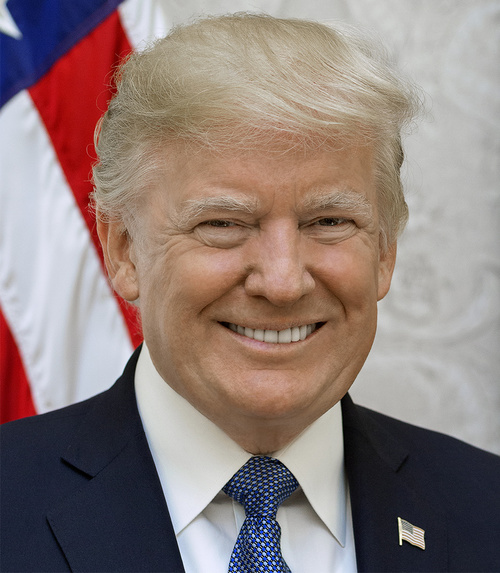
#> input picture week6_python/instagram_filters/trump.jpg, 500 x 573 px
$ jupyter execute Instagram_filters.ipynb   (shell and % lines are left out)
#> lines starting #> are read from the running program, lines starting #| are printed output that depends on the picture; after the words box and inside, x2 and y2 are one past the last pixel; in counts of white or black regions, pixels touching at a corner belong together
#> further down, image is the input picture: shape (573, 500, 3); mean B, G, R 123, 126.8, 143
# <font style="color:rgb(50,120,229)">Introduction</font>

Instagram is a photo-enhancing and sharing app for mobile phones. The name came from “Instant Camera and TeleGram”. It allows users to apply different filters to their pictures and share it. It was launched in September 2010 and was an instant hit among its users with 1 Million registered users within 2 months and 10 million in a year. It was acquired by Facebook in 2012 for $1 Billion. [**You know what is cool? A billion dollars!**](https://www.youtube.com/watch?v=4e0n7vTLz1U)

There are many photographic filters present in the app like Clarendon, Gingham, Lark, Moon, X-Pro II, Nashville, Sutro, Kelvin and many more. Most filters can be designed using the method described in color enhancement using curves section.

In this part of the project, You will design 2 instagram-like filter on your own.

1. Pencil Sketch Filter - This will generate a sketch of the given image as shown in the output below.
1. Cartoon Filter using - This should produce a cartoonified output of the input image.

Given below is the expected output for the two filters. Looking at the output, you should be able to figure out what processing can produce those results.

You can also come up with your own filter and show them in the discussion forum.

| <center> <a href="https://www.dropbox.com/s/0w8j6ejacfw3lwt/trump.jpg?dl=1"></a></center> | <center> <a href="https://www.dropbox.com/s/yegx6u3bx8otvh5/pencilSketch.jpg?dl=1"></a></center> | <center> <a href="https://www.dropbox.com/s/rttwy9wszo76jse/cartoon.jpg?dl=1"></a></center> |
| -------- | -------- | -------- |
| <center>Original Image</center>     | <center>Pencil Sketch Result</center>     | <center>Cartoon Filter Result</center>     |

[cell 1]
import cv2
import matplotlib.pyplot as plt
import numpy as np

[cell 2]
import matplotlib
matplotlib.rcParams['figure.figsize'] = (10.0, 10.0)
matplotlib.rcParams['image.cmap'] = 'gray'

[cell 3]
def cartoonify(image, arguments={'sigma_s':60, 'sigma_r':0.45}):

    ### YOUR CODE HERE
    gray = cv2.cvtColor(image, cv2.COLOR_BGR2GRAY)
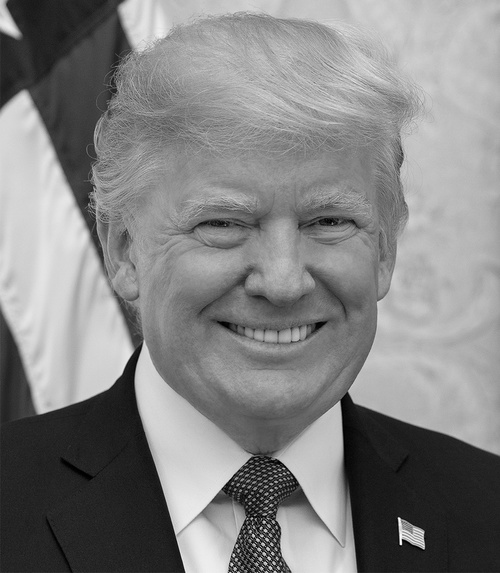
#> gray: shape (573, 500); min 0, max 254, mean 131.3
    gray = cv2.medianBlur(gray, 5)
    edges = cv2.adaptiveThreshold(gray,255,
                                  cv2.ADAPTIVE_THRESH_MEAN_C,cv2.THRESH_BINARY,5,2)
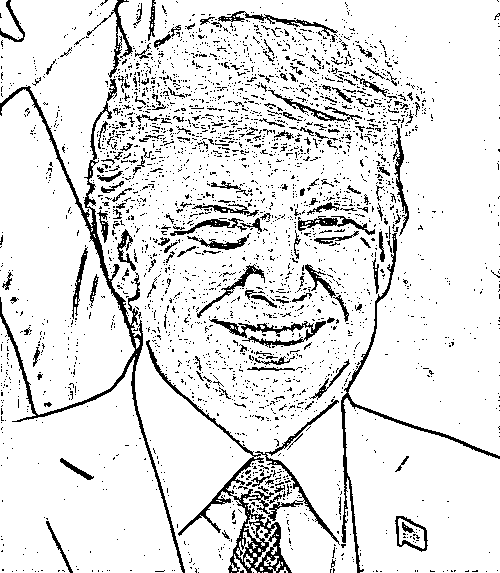
#> edges: shape (573, 500); 88.9% white; black in thin lines or dots
                            #   cv2.ADAPTIVE_THRESH_GAUSSIAN_C,
                            #   cv2.THRESH_BINARY,11,2)

    color = cv2.bilateralFilter(image,9,300,300)
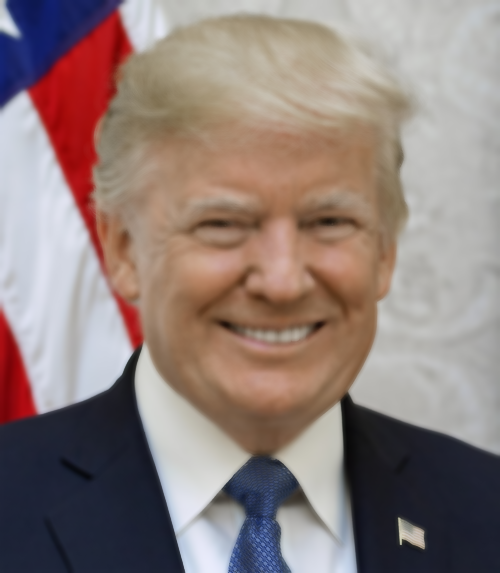
#> color: shape (573, 500, 3); mean B, G, R 122.9, 126.8, 143
    cartoonImage = cv2.bitwise_and(color, color, mask=edges)
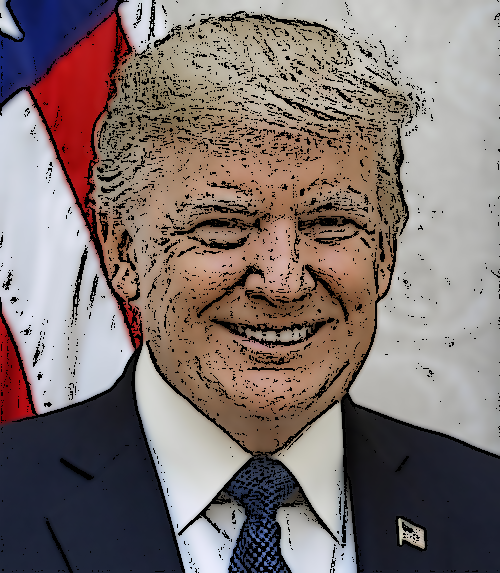
#> cartoonImage: shape (573, 500, 3); mean B, G, R 112.2, 115, 128.4

    # cartoonImage = cv2.stylization(image, sigma_s=arguments.get('sigma_s'), sigma_r=arguments.get('sigma_r'))
    return cartoonImage

[cell 4]
def pencilSketch(image, arguments={'sigma_s':80, 'sigma_r':0.3, 'shade_factor':0.03}):

    ### YOUR CODE HERE
    # gray, color = cv2.pencilSketch(image, sigma_s=arguments.get('sigma_s'), sigma_r=arguments.get('sigma_r'), shade_factor=arguments.get('shade_factor'))

    gray = cv2.cvtColor(image, cv2.COLOR_BGR2GRAY)
    blur = cv2.GaussianBlur(gray, (7,7), 0)
    edges = cv2.adaptiveThreshold(blur, 255, cv2.ADAPTIVE_THRESH_MEAN_C,cv2.THRESH_BINARY,5,2)
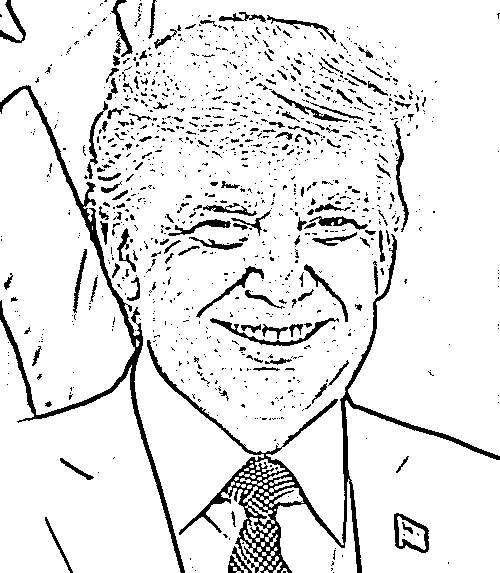
#> edges: shape (573, 500); 90.3% white; 1136 black regions (980 under 20 px), largest, box (x1, y1, x2, y2) and area: (147, 234, 500, 573) 7037, (0, 85, 185, 573) 4156, (210, 318, 339, 346) 584

    pencilSketchImage = cv2.cvtColor(edges, cv2.COLOR_GRAY2BGR)

    return pencilSketchImage

[cell 5]
imagePath = "trump.jpg"
image = cv2.imread(imagePath)

cartoonImage = cartoonify(image)
pencilSketchImage = pencilSketch(image)

[cell 6]
plt.figure(figsize=[20,10])
plt.subplot(131);plt.imshow(image[:,:,::-1]);
plt.subplot(132);plt.imshow(cartoonImage[:,:,::-1]);
plt.subplot(133);plt.imshow(pencilSketchImage[:,:,::-1]);
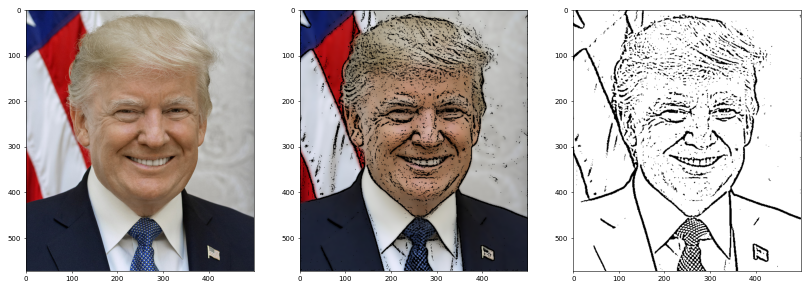
#> figure drawn by matplotlib, 3 panels
